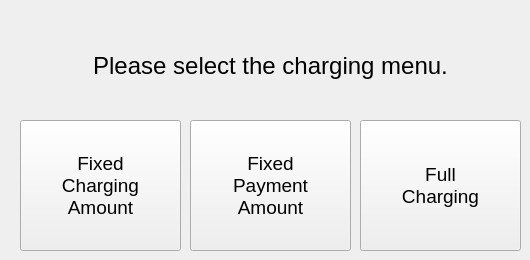
    <widget class="QWidget" name="pg_charging_menu">
     <widget class="QLabel" name="label">
      <property name="geometry">
       <rect>
        <x>20</x>
        <y>50</y>
        <width>501</width>
        <height>31</height>
       </rect>
      </property>
      <property name="font">
       <font>
        <pointsize>18</pointsize>
       </font>
      </property>
      <property name="text">
       <string>Please select the charging menu.</string>
      </property>
      <property name="alignment">
       <set>Qt::AlignCenter</set>
      </property>
     </widget>
     <widget class="QPushButton" name="bt_fixed_charging">
      <property name="geometry">
       <rect>
        <x>20</x>
        <y>120</y>
        <width>161</width>
        <height>131</height>
       </rect>
      </property>
      <property name="font">
       <font>
        <pointsize>14</pointsize>
       </font>
      </property>
      <property name="text">
       <string>Fixed
Charging
Amount</string>
      </property>
     </widget>
     <widget class="QPushButton" name="bt_fixed_payment">
      <property name="geometry">
       <rect>
        <x>190</x>
        <y>120</y>
        <width>161</width>
        <height>131</height>
       </rect>
      </property>
      <property name="font">
       <font>
        <pointsize>14</pointsize>
       </font>
      </property>
      <property name="text">
       <string>Fixed
Payment
Amount</string>
      </property>
     </widget>
     <widget class="QPushButton" name="bt_full_charging">
      <property name="geometry">
       <rect>
        <x>360</x>
        <y>120</y>
        <width>161</width>
        <height>131</height>
       </rect>
      </property>
      <property name="font">
       <font>
        <pointsize>14</pointsize>
       </font>
      </property>
      <property name="text">
       <string>Full
Charging</string>
      </property>
     </widget>
    </widget>
